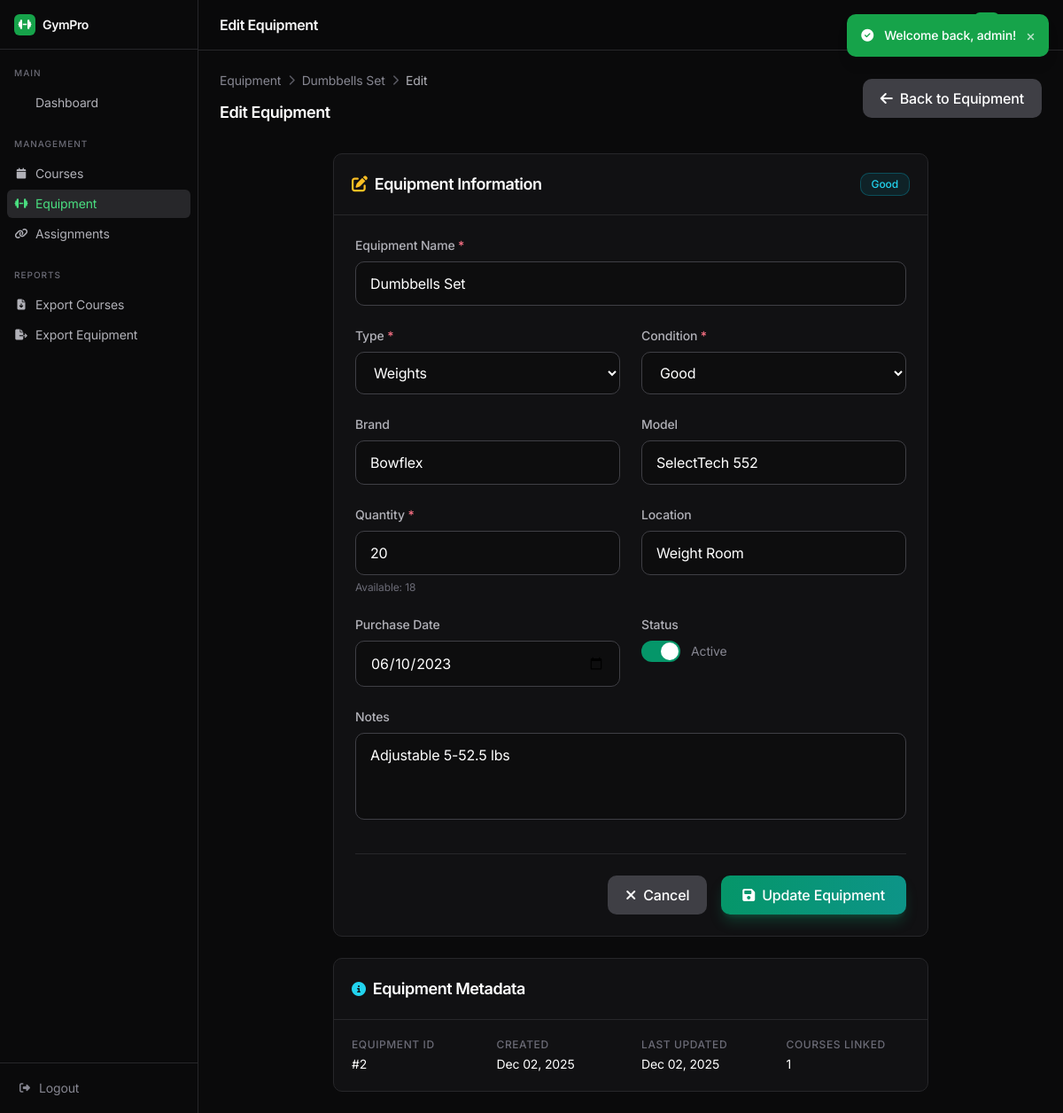
Screenshot of /equipment/edit.php?id=2 (signed in) with the database file from the repository.
### tables this page shows
CREATE TABLE equipment (
    id INT AUTO_INCREMENT PRIMARY KEY,
    name VARCHAR(100) NOT NULL,
    type ENUM('Yoga', 'Weights', 'Cardio', 'Combat', 'Accessories', 'Strength', 'Recovery', 'Functional', 'Pilates') NOT NULL,
    brand VARCHAR(100),
    model VARCHAR(100),
    quantity INT NOT NULL DEFAULT 1,
    available_quantity INT NOT NULL DEFAULT 1,
    equipment_condition ENUM('excellent', 'good', 'fair', 'poor', 'needs_repair') DEFAULT 'good',
    location VARCHAR(100),
    purchase_date DATE,
    purchase_price DECIMAL(10,2),
    last_maintenance DATE,
    next_maintenance DATE,
    notes TEXT,
    is_active BOOLEAN DEFAULT TRUE,
    created_at TIMESTAMP DEFAULT CURRENT_TIMESTAMP,
    updated_at TIMESTAMP DEFAULT CURRENT_TIMESTAMP ON UPDATE CURRENT_TIMESTAMP,
    INDEX idx_type (type),
    INDEX idx_condition (equipment_condition),
    INDEX idx_active (is_active)
);

### includes/functions.php (called while the page is built, shortened)
<?php
require_once __DIR__ . '/db.php';
function e(?string $value): string
{
    return htmlspecialchars($value ?? '', ENT_QUOTES, 'UTF-8');
}
function formatDate(?string $date, string $format = 'M d, Y'): string
{
    $datetime = new DateTime($date);
    return $datetime->format($format);
}
function url(string $path = '', array $params = []): string
{
    $url = BASE_URL . '/' . ltrim($path, '/');
    return $url;
}

### includes/equipment/functions.php (called while the page is built, shortened)
<?php
require_once dirname(__DIR__) . '/db.php';
require_once dirname(__DIR__) . '/functions.php';
function getEquipmentById(int $id): ?array
{
    $query = "SELECT e.*,
                (SELECT COUNT(*) FROM course_equipment WHERE equipment_id = e.id) as courses_count,
                (SELECT COALESCE(SUM(quantity_needed), 0) FROM course_equipment WHERE equipment_id = e.id) as total_assigned
              FROM equipment e
              WHERE e.id = ?";
    return dbSelectOne($query, [$id], 'i');
}

### includes/db.php (called while the page is built, shortened)
<?php
function getDbConnection(): ?mysqli
{
    static $conn = null;
    if ($conn === null) {
        try {
            $conn = new mysqli(
                DB_HOST,
                DB_USERNAME,
                DB_PASSWORD,
                DB_DATABASE,
                (int) DB_PORT
            );
            $conn->set_charset(DB_CHARSET);
            $conn->query("SET SESSION sql_mode = 'STRICT_TRANS_TABLES,NO_ZERO_DATE,NO_ZERO_IN_DATE,ERROR_FOR_DIVISION_BY_ZERO,NO_ENGINE_SUBSTITUTION'");
        } catch (mysqli_sql_exception $e) {
            if (APP_DEBUG) {
                die("Database Connection Error: " . $e->getMessage());
            } else {
                error_log("Database Connection Error: " . $e->getMessage());
                die("Database connection failed. Please try again later.");
            }
        }
    }
    return $conn;
}
function dbSelect(string $query, array $params = [], string $types = ''): array
{
    $conn = getDbConnection();
    $results = [];
    try {
        $stmt = $conn->prepare($query);
        if (!empty($params)) {
            $stmt->bind_param($types, ...$params);
        }
        $stmt->execute();
        $result = $stmt->get_result();
        while ($row = $result->fetch_assoc()) {
            $results[] = $row;
        }
    } catch (mysqli_sql_exception $e) {
        error_log("Database Query Error: " . $e->getMessage());
        if (APP_DEBUG) {
            throw $e;
        }
    }
    return $results;
}
function dbSelectOne(string $query, array $params = [], string $types = ''): ?array
{
    $results = dbSelect($query, $params, $types);
    return $results[0] ?? null;
}

### public/equipment/edit.php (the view, shortened to what this page needs)
<?php
require_once __DIR__ . '/../../includes/equipment/functions.php';
$equipmentId = isset($_GET['id']) ? (int) $_GET['id'] : 0;
$equipment = getEquipmentById($equipmentId);
$formData = [
    'name' => $equipment['name'],
    'type' => $equipment['type'],
    'brand' => $equipment['brand'] ?? '',
    'model' => $equipment['model'] ?? '',
    'quantity' => $equipment['quantity'],
    'equipment_condition' => $equipment['equipment_condition'],
    'location' => $equipment['location'] ?? '',
    'purchase_date' => $equipment['purchase_date'] ?? '',
    'notes' => $equipment['notes'] ?? '',
    'is_active' => $equipment['is_active']
];
require_once __DIR__ . '/../../includes/header.php';
?>
<div class="flex flex-col sm:flex-row sm:items-center sm:justify-between gap-4 mb-8">
    <div>
        <nav class="flex items-center gap-2 text-sm text-dark-400 mb-3">
            <a href="<?php echo url('/equipment/'); ?>" class="hover:text-emerald-400 transition-colors">Equipment</a>
            <i class="fas fa-chevron-right text-xs text-dark-600"></i>
            <a href="<?php echo url('/equipment/view.php?id=' . $equipmentId); ?>" class="hover:text-emerald-400 transition-colors"><?php echo e($equipment['name']); ?></a>
            <i class="fas fa-chevron-right text-xs text-dark-600"></i>
            <span class="text-dark-300">Edit</span>
        </nav>
        <h1 class="text-lg font-semibold tracking-tight text-white">Edit Equipment</h1>
    </div>
    <a href="<?php echo url('/equipment/view.php?id=' . $equipmentId); ?>" class="inline-flex items-center gap-2 px-5 py-2.5 bg-dark-800 hover:bg-dark-600 text-white font-medium rounded-lg transition-colors">
        <i class="fas fa-arrow-left"></i> Back to Equipment
    </a>
</div>
<div class="max-w-2xl mx-auto space-y-6">
    <div class="bg-dark-950 backdrop-blur-sm rounded-lg border border-dark-900 overflow-hidden">
        <div class="flex items-center justify-between p-5 border-b border-dark-900">
            <h2 class="flex items-center gap-2 text-lg font-semibold text-white">
                <i class="fas fa-edit text-amber-400"></i>
                Equipment Information
            </h2>
            <?php
            $conditionColors = [
                'new' => 'bg-emerald-500/10 text-emerald-400 border-emerald-500/30',
                'good' => 'bg-cyan-500/10 text-cyan-400 border-cyan-500/30',
                'fair' => 'bg-amber-500/10 text-amber-400 border-amber-500/30',
                'needs_repair' => 'bg-rose-500/10 text-rose-400 border-rose-500/30'
            ];
            $conditionClass = $conditionColors[$equipment['equipment_condition']] ?? 'bg-surface-500/10 text-dark-400 border-surface-500/30';
            ?>
            <span class="px-3 py-1 text-xs font-medium rounded-lg border <?php echo $conditionClass; ?>">
                <?php echo e(EQUIPMENT_CONDITIONS[$equipment['equipment_condition']] ?? ucfirst(str_replace('_', ' ', $equipment['equipment_condition']))); ?>
            </span>
        </div>
        <div class="p-6">
            <form action="" method="POST" novalidate>
                <div class="grid grid-cols-1 md:grid-cols-2 gap-6">
                    <div class="md:col-span-2">
                        <label for="name" class="block text-sm font-medium text-dark-300 mb-2">Equipment Name <span class="text-rose-400">*</span></label>
                        <input type="text" id="name" name="name" class="w-full px-4 py-3 bg-dark-975/50 border <?php echo isset($errors['name']) ? 'border-rose-500' : 'border-dark-800'; ?> rounded-lg text-white placeholder-dark-500 focus:outline-none focus:border-emerald-500 focus:ring-2 focus:ring-emerald-500/20 transition-all" value="<?php echo e($formData['name']); ?>" required>
                    </div>
                    <div>
                        <label for="type" class="block text-sm font-medium text-dark-300 mb-2">Type <span class="text-rose-400">*</span></label>
                        <select id="type" name="type" class="w-full px-4 py-3 bg-dark-975/50 border border-dark-800 rounded-lg text-white focus:outline-none focus:border-emerald-500 focus:ring-2 focus:ring-emerald-500/20 transition-all" required>
                            <?php foreach (EQUIPMENT_TYPES as $type): ?>
                            <option value="<?php echo e($type); ?>" <?php echo $formData['type'] === $type ? 'selected' : ''; ?>><?php echo e($type); ?></option>
                            <?php endforeach; ?>
                        </select>
                    </div>
                    <div>
                        <label for="equipment_condition" class="block text-sm font-medium text-dark-300 mb-2">Condition <span class="text-rose-400">*</span></label>
                        <select id="equipment_condition" name="equipment_condition" class="w-full px-4 py-3 bg-dark-975/50 border border-dark-800 rounded-lg text-white focus:outline-none focus:border-emerald-500 focus:ring-2 focus:ring-emerald-500/20 transition-all" required>
                            <?php foreach (EQUIPMENT_CONDITIONS as $key => $label): ?>
                            <option value="<?php echo e($key); ?>" <?php echo $formData['equipment_condition'] === $key ? 'selected' : ''; ?>><?php echo e($label); ?></option>
                            <?php endforeach; ?>
                        </select>
                    </div>
                    <div>
                        <label for="brand" class="block text-sm font-medium text-dark-300 mb-2">Brand</label>
                        <input type="text" id="brand" name="brand" class="w-full px-4 py-3 bg-dark-975/50 border border-dark-800 rounded-lg text-white placeholder-dark-500 focus:outline-none focus:border-emerald-500 focus:ring-2 focus:ring-emerald-500/20 transition-all" value="<?php echo e($formData['brand']); ?>">
                    </div>
                    <div>
                        <label for="model" class="block text-sm font-medium text-dark-300 mb-2">Model</label>
                        <input type="text" id="model" name="model" class="w-full px-4 py-3 bg-dark-975/50 border border-dark-800 rounded-lg text-white placeholder-dark-500 focus:outline-none focus:border-emerald-500 focus:ring-2 focus:ring-emerald-500/20 transition-all" value="<?php echo e($formData['model']); ?>">
                    </div>
                    <div>
                        <label for="quantity" class="block text-sm font-medium text-dark-300 mb-2">Quantity <span class="text-rose-400">*</span></label>
                        <input type="number" id="quantity" name="quantity" class="w-full px-4 py-3 bg-dark-975/50 border border-dark-800 rounded-lg text-white focus:outline-none focus:border-emerald-500 focus:ring-2 focus:ring-emerald-500/20 transition-all" value="<?php echo e($formData['quantity']); ?>" min="1" required>
                        <p class="mt-1.5 text-xs text-dark-500">Available: <?php echo $equipment['available_quantity']; ?></p>
                    </div>
                    <div>
                        <label for="location" class="block text-sm font-medium text-dark-300 mb-2">Location</label>
                        <input type="text" id="location" name="location" class="w-full px-4 py-3 bg-dark-975/50 border border-dark-800 rounded-lg text-white placeholder-dark-500 focus:outline-none focus:border-emerald-500 focus:ring-2 focus:ring-emerald-500/20 transition-all" value="<?php echo e($formData['location']); ?>">
                    </div>
                    <div>
                        <label for="purchase_date" class="block text-sm font-medium text-dark-300 mb-2">Purchase Date</label>
                        <input type="date" id="purchase_date" name="purchase_date" class="w-full px-4 py-3 bg-dark-975/50 border border-dark-800 rounded-lg text-white focus:outline-none focus:border-emerald-500 focus:ring-2 focus:ring-emerald-500/20 transition-all" value="<?php echo e($formData['purchase_date']); ?>">
                    </div>
                    <div>
                        <label class="block text-sm font-medium text-dark-300 mb-2">Status</label>
                        <label class="relative inline-flex items-center cursor-pointer">
                            <div class="w-11 h-6 bg-dark-800 peer-focus:ring-2 peer-focus:ring-emerald-500/20 rounded-full peer peer-checked:after:translate-x-full after:content-[''] after:absolute after:top-[2px] after:left-[2px] after:bg-white after:rounded-full after:h-5 after:w-5 after:transition-all peer-checked:bg-emerald-600"></div>
                            <span class="ml-3 text-sm text-dark-400">Active</span>
                        </label>
                    </div>
                    <div class="md:col-span-2">
                        <label for="notes" class="block text-sm font-medium text-dark-300 mb-2">Notes</label>
                        <textarea id="notes" name="notes" class="w-full px-4 py-3 bg-dark-975/50 border border-dark-800 rounded-lg text-white placeholder-dark-500 focus:outline-none focus:border-emerald-500 focus:ring-2 focus:ring-emerald-500/20 transition-all resize-none" rows="3"><?php echo e($formData['notes']); ?></textarea>
                    </div>
                </div>
                <div class="flex justify-end gap-4 mt-8 pt-6 border-t border-dark-900">
                    <a href="<?php echo url('/equipment/view.php?id=' . $equipmentId); ?>" class="inline-flex items-center gap-2 px-5 py-2.5 bg-dark-800 hover:bg-dark-600 text-white font-medium rounded-lg transition-colors">
                        <i class="fas fa-times"></i> Cancel
                    </a>
                    <button type="submit" class="inline-flex items-center gap-2 px-6 py-2.5 bg-gradient-to-r from-emerald-600 to-teal-600 hover:from-emerald-500 hover:to-teal-500 text-white font-medium rounded-lg shadow-lg shadow-emerald-500/25 transition-all duration-200">
                        <i class="fas fa-save"></i> Update Equipment
                    </button>
                </div>
            </form>
        </div>
    </div>
    <div class="bg-dark-950 backdrop-blur-sm rounded-lg border border-dark-900 overflow-hidden">
        <div class="flex items-center gap-2 p-5 border-b border-dark-900">
            <i class="fas fa-info-circle text-cyan-400"></i>
            <h2 class="text-lg font-semibold text-white">Equipment Metadata</h2>
        </div>
        <div class="p-5">
            <div class="grid grid-cols-2 sm:grid-cols-4 gap-6">
                <div>
                    <p class="text-xs font-medium text-dark-500 uppercase tracking-wider mb-1">Equipment ID</p>
                    <p class="text-sm text-white">#<?php echo $equipment['id']; ?></p>
                </div>
                <div>
                    <p class="text-xs font-medium text-dark-500 uppercase tracking-wider mb-1">Created</p>
                    <p class="text-sm text-white"><?php echo formatDate($equipment['created_at'], 'M d, Y'); ?></p>
                </div>
                <div>
                    <p class="text-xs font-medium text-dark-500 uppercase tracking-wider mb-1">Last Updated</p>
                    <p class="text-sm text-white"><?php echo formatDate($equipment['updated_at'], 'M d, Y'); ?></p>
                </div>
                <div>
                    <p class="text-xs font-medium text-dark-500 uppercase tracking-wider mb-1">Courses Linked</p>
                    <p class="text-sm text-white"><?php echo $equipment['courses_count']; ?></p>
                </div>
            </div>
        </div>
    </div>
</div>
<?php require_once __DIR__ . '/../../includes/footer.php'; ?>

### includes/header.php (style rules this page uses)
* { letter-spacing: -0.01em; }
body { background: #0a0a0b; color: #ececee; font-feature-settings: 'cv02', 'cv03', 'cv04', 'cv11'; }
h1, h2, h3, h4, h5, h6 { letter-spacing: -0.025em; font-weight: 600; }

### rows the page displays
equipment: name "Dumbbells Set", equipment_condition "Good", brand "Bowflex", model "SelectTech 552", quantity "20", available_quantity "18", location "Weight Room", purchase_date "06/10/2023", notes "Adjustable 5-52.5 lbs", id "2", created_at "Dec 02, 2025", updated_at "Dec 02, 2025"

### other values shown
$pageTitle "Edit Equipment"
$msg['message'] "Welcome back, admin!"
$equipment['courses_count'] "1"
form field type "Weights"
